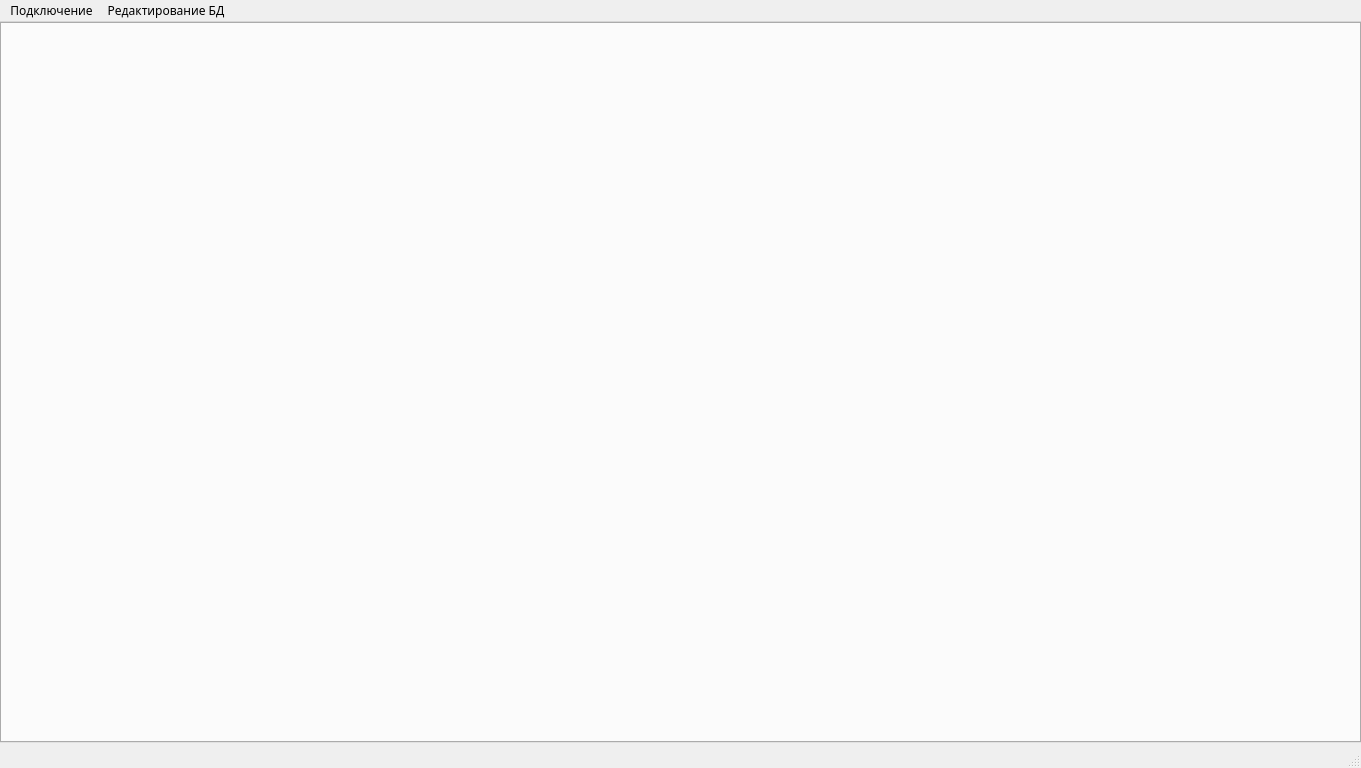
<?xml version="1.0" encoding="UTF-8"?>
<ui version="4.0">
 <class>app_main</class>
 <widget class="QMainWindow" name="app_main">
  <property name="geometry">
   <rect>
    <x>0</x>
    <y>0</y>
    <width>1361</width>
    <height>768</height>
   </rect>
  </property>
  <property name="sizePolicy">
   <sizepolicy hsizetype="Maximum" vsizetype="Maximum">
    <horstretch>0</horstretch>
    <verstretch>0</verstretch>
   </sizepolicy>
  </property>
  <property name="minimumSize">
   <size>
    <width>1361</width>
    <height>768</height>
   </size>
  </property>
  <property name="font">
   <font>
    <family>PT Serif</family>
   </font>
  </property>
  <property name="windowTitle">
   <string notr="true">ГСП Ремонт</string>
  </property>
  <property name="windowIcon">
   <iconset>
    <normaloff>../ico/gsp.png</normaloff>../ico/gsp.png</iconset>
  </property>
  <property name="statusTip">
   <string notr="true"/>
  </property>
  <property name="whatsThis">
   <string notr="true"/>
  </property>
  <property name="accessibleName">
   <string notr="true"/>
  </property>
  <property name="layoutDirection">
   <enum>Qt::LeftToRight</enum>
  </property>
  <property name="autoFillBackground">
   <bool>true</bool>
  </property>
  <property name="windowFilePath">
   <string notr="true"/>
  </property>
  <widget class="QWidget" name="centralwidget">
   <property name="sizePolicy">
    <sizepolicy hsizetype="Maximum" vsizetype="Maximum">
     <horstretch>1</horstretch>
     <verstretch>1</verstretch>
    </sizepolicy>
   </property>
   <property name="layoutDirection">
    <enum>Qt::LeftToRight</enum>
   </property>
   <property name="autoFillBackground">
    <bool>true</bool>
   </property>
   <widget class="QWidget" name="verticalLayoutWidget">
    <property name="geometry">
     <rect>
      <x>0</x>
      <y>0</y>
      <width>1361</width>
      <height>721</height>
     </rect>
    </property>
    <layout class="QVBoxLayout" name="verticalLayout">
     <property name="sizeConstraint">
      <enum>QLayout::SetMinAndMaxSize</enum>
     </property>
     <item>
      <widget class="QTabWidget" name="tabWidget">
       <property name="sizePolicy">
        <sizepolicy hsizetype="Minimum" vsizetype="Minimum">
         <horstretch>0</horstretch>
         <verstretch>0</verstretch>
        </sizepolicy>
       </property>
      </widget>
     </item>
    </layout>
   </widget>
  </widget>
  <widget class="QMenuBar" name="menubar">
   <property name="geometry">
    <rect>
     <x>0</x>
     <y>0</y>
     <width>1361</width>
     <height>22</height>
    </rect>
   </property>
   <widget class="QMenu" name="menu">
    <property name="title">
     <string>Подключение</string>
    </property>
    <addaction name="actBDcmda"/>
    <addaction name="separator"/>
    <addaction name="actExit"/>
   </widget>
   <widget class="QMenu" name="menu_2">
    <property name="title">
     <string>Редактирование БД</string>
    </property>
    <addaction name="actGenCmd"/>
   </widget>
   <addaction name="menu"/>
   <addaction name="menu_2"/>
  </widget>
  <widget class="QStatusBar" name="statusbar"/>
  <action name="actBDcmda">
   <property name="icon">
    <iconset>
     <normaloff>../ico/connect.png</normaloff>../ico/connect.png</iconset>
   </property>
   <property name="text">
    <string>Подключить БД КИПиА</string>
   </property>
   <property name="font">
    <font>
     <family>PT Serif</family>
    </font>
   </property>
   <property name="shortcut">
    <string notr="true"/>
   </property>
  </action>
  <action name="actExit">
   <property name="icon">
    <iconset>
     <normaloff>../ico/exit.png</normaloff>../ico/exit.png</iconset>
   </property>
   <property name="text">
    <string>Выход</string>
   </property>
   <property name="font">
    <font>
     <family>PT Serif</family>
    </font>
   </property>
  </action>
  <action name="actGenCmd">
   <property name="icon">
    <iconset>
     <normaloff>../ico/gencmd.png</normaloff>../ico/gencmd.png</iconset>
   </property>
   <property name="text">
    <string>Общие сведения о КИП</string>
   </property>
   <property name="font">
    <font>
     <family>PT Serif</family>
    </font>
   </property>
  </action>
 </widget>
 <resources/>
 <connections/>
</ui>
